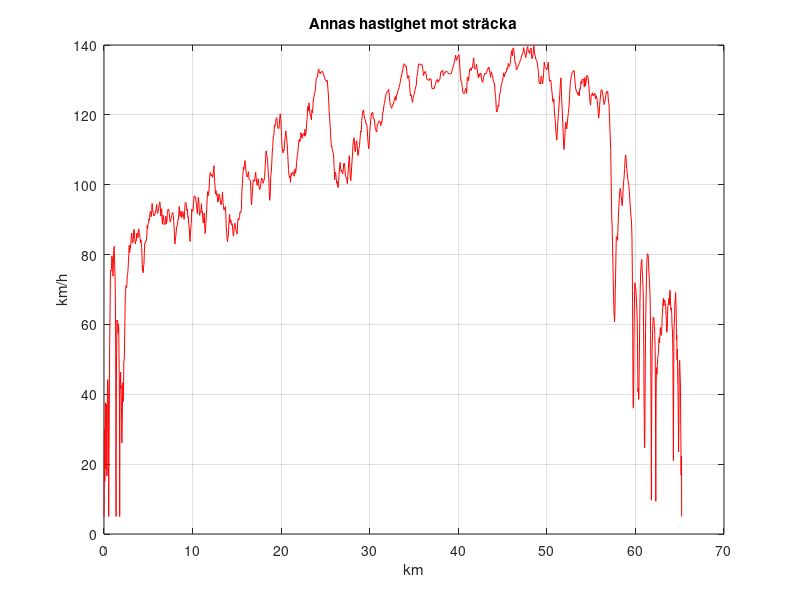

Here is the MATLAB script that generated this plot:
%graf anna
load('speedanna.mat')
plot(distance_km,speed_kmph,'r')
title('Annas hastighet mot sträcka')
xlabel('km')
ylabel('km/h')
grid on